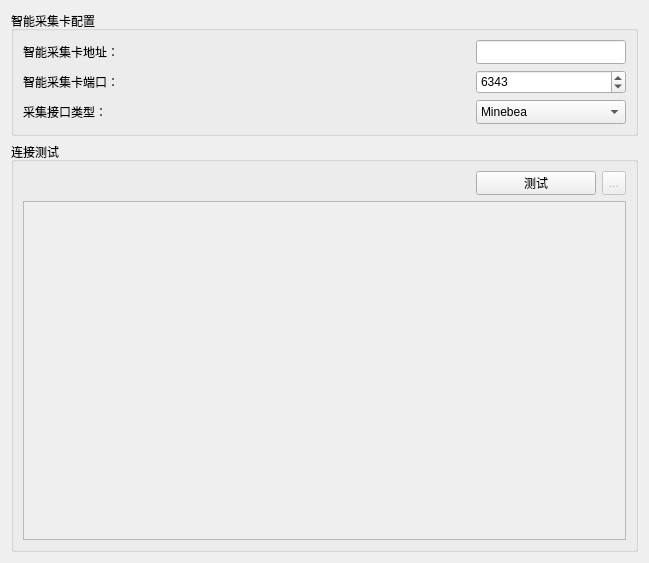
<?xml version="1.0" encoding="UTF-8"?>
<ui version="4.0">
 <class>HscConnectSetting</class>
 <widget class="QWidget" name="HscConnectSetting">
  <property name="geometry">
   <rect>
    <x>0</x>
    <y>0</y>
    <width>649</width>
    <height>563</height>
   </rect>
  </property>
  <property name="windowTitle">
   <string>Form</string>
  </property>
  <layout class="QVBoxLayout" name="verticalLayout_2">
   <item>
    <widget class="QGroupBox" name="groupBox">
     <property name="title">
      <string>智能采集卡配置</string>
     </property>
     <property name="flat">
      <bool>false</bool>
     </property>
     <property name="checkable">
      <bool>false</bool>
     </property>
     <layout class="QGridLayout" name="gridLayout_2">
      <item row="0" column="0">
       <layout class="QGridLayout" name="gridLayout">
        <item row="0" column="0">
         <widget class="QLabel" name="label">
          <property name="text">
           <string>智能采集卡地址：</string>
          </property>
         </widget>
        </item>
        <item row="0" column="1">
         <widget class="QLineEdit" name="ipLE">
          <property name="minimumSize">
           <size>
            <width>150</width>
            <height>24</height>
           </size>
          </property>
          <property name="maximumSize">
           <size>
            <width>100</width>
            <height>24</height>
           </size>
          </property>
         </widget>
        </item>
        <item row="1" column="0">
         <widget class="QLabel" name="label_5">
          <property name="text">
           <string>智能采集卡端口：</string>
          </property>
         </widget>
        </item>
        <item row="1" column="1">
         <widget class="QSpinBox" name="portLE">
          <property name="minimumSize">
           <size>
            <width>150</width>
            <height>24</height>
           </size>
          </property>
          <property name="maximumSize">
           <size>
            <width>60</width>
            <height>24</height>
           </size>
          </property>
          <property name="maximum">
           <number>10000</number>
          </property>
          <property name="value">
           <number>6343</number>
          </property>
         </widget>
        </item>
        <item row="2" column="0">
         <widget class="QLabel" name="label_2">
          <property name="text">
           <string>采集接口类型：</string>
          </property>
         </widget>
        </item>
        <item row="2" column="1">
         <widget class="QComboBox" name="cbox_interfaceType">
          <property name="minimumSize">
           <size>
            <width>0</width>
            <height>24</height>
           </size>
          </property>
          <property name="maximumSize">
           <size>
            <width>16777215</width>
            <height>24</height>
           </size>
          </property>
          <item>
           <property name="text">
            <string>Minebea</string>
           </property>
          </item>
          <item>
           <property name="text">
            <string>Kistle</string>
           </property>
          </item>
         </widget>
        </item>
       </layout>
      </item>
     </layout>
    </widget>
   </item>
   <item>
    <widget class="QGroupBox" name="groupBox_2">
     <property name="title">
      <string>连接测试</string>
     </property>
     <property name="flat">
      <bool>false</bool>
     </property>
     <layout class="QVBoxLayout" name="verticalLayout">
      <item>
       <layout class="QHBoxLayout" name="horizontalLayout">
        <item>
         <spacer name="horizontalSpacer">
          <property name="orientation">
           <enum>Qt::Horizontal</enum>
          </property>
          <property name="sizeHint" stdset="0">
           <size>
            <width>40</width>
            <height>20</height>
           </size>
          </property>
         </spacer>
        </item>
        <item>
         <widget class="QToolButton" name="testConnectPB">
          <property name="minimumSize">
           <size>
            <width>120</width>
            <height>24</height>
           </size>
          </property>
          <property name="maximumSize">
           <size>
            <width>120</width>
            <height>24</height>
           </size>
          </property>
          <property name="text">
           <string>测试</string>
          </property>
         </widget>
        </item>
        <item>
         <widget class="QToolButton" name="resultTB">
          <property name="enabled">
           <bool>false</bool>
          </property>
          <property name="minimumSize">
           <size>
            <width>24</width>
            <height>24</height>
           </size>
          </property>
          <property name="maximumSize">
           <size>
            <width>24</width>
            <height>24</height>
           </size>
          </property>
          <property name="text">
           <string>...</string>
          </property>
          <property name="icon">
           <iconset resource="../icon.qrc">
            <normaloff>:/new/prefix1/Resources/settings/fail.png</normaloff>
            <normalon>:/new/prefix1/Resources/settings/success.png</normalon>
            <disabledoff>:/new/prefix1/Resources/settings/normal.png</disabledoff>:/new/prefix1/Resources/settings/fail.png</iconset>
          </property>
          <property name="checkable">
           <bool>true</bool>
          </property>
         </widget>
        </item>
       </layout>
      </item>
      <item>
       <widget class="QTextEdit" name="resultTE">
        <property name="enabled">
         <bool>false</bool>
        </property>
       </widget>
      </item>
     </layout>
    </widget>
   </item>
  </layout>
 </widget>
 <resources>
  <include location="../icon.qrc"/>
 </resources>
 <connections/>
</ui>
